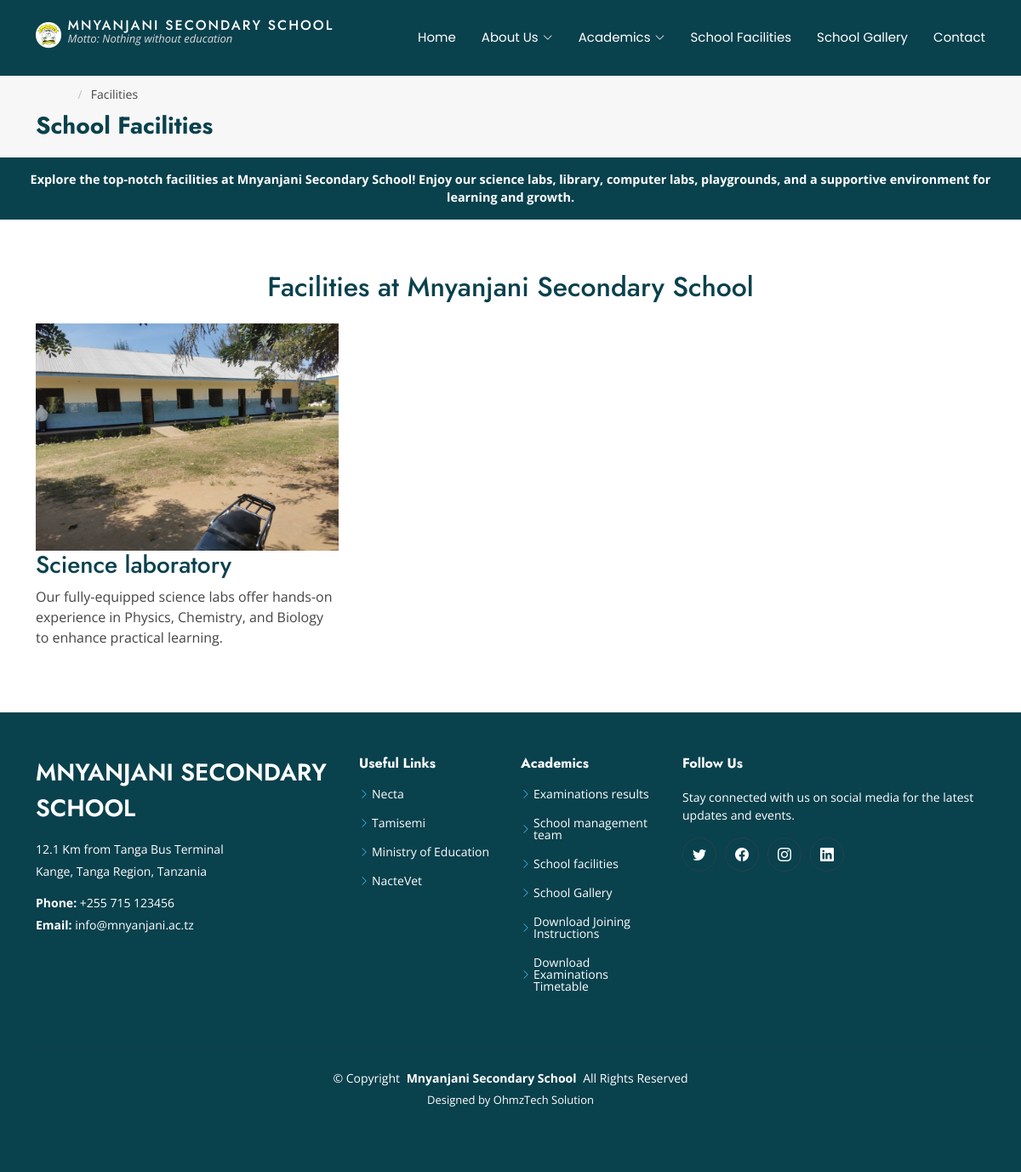
Screenshot of /school_facilities/ with the database file from the repository.
### mnyanjani/models.py (models this page shows, shortened)
class Facility(models.Model):
    name = models.CharField(max_length=100, verbose_name="Facility Name")
    description = models.TextField(verbose_name="Facility Description")
    image = models.ImageField(upload_to='facilities/', blank=True, null=True, verbose_name="Facility Image")

### mnyanjani/views.py (the view)
# urls.py: path('school_facilities/', views.school_facilities, name='school_facilities'),
def school_facilities(request):
    all_facilities = Facility.objects.all()
    return render(request, 'school_facilities.html', {'all_facilities': all_facilities})

### mnyanjani/templates/school_facilities.html
{% extends 'base.html' %}
{% load static %}
{% block content %}
<div class="page-title" data-aos="fade">
    <div class="container">
      <nav class="breadcrumbs">
        <ol>
          <li><a href="" style="padding-top: 90px;">Home</a></li>
          <li class="current"  style="padding-top: 80px;">Facilities</li>
        </ol>
      </nav>
      <h1  >School Facilities</h1>
    </div>
  </div>
<div style="background-color: #09414d; color: white; padding: 15px; text-align: center;">
  <marquee behavior="scroll" direction="left" scrollamount="6" style="font-size: 0.9em; font-weight: bold;" onmouseover="this.stop();" onmouseout="this.start();">
      Explore the top-notch facilities at Mnyanjani Secondary School! Enjoy our science labs, library, computer labs, playgrounds, and a supportive environment for learning and growth.
  </marquee>
</div>
    {% for fac in  all_facilities%}
  <section id="facilities-section" class="facilities-section section">
    <div class="container" data-aos="fade-up">
      <h2 class="text-center mb-4">Facilities at Mnyanjani Secondary School</h2>
      <div class="row gy-4">
        <div class="col-lg-4 col-md-6">
          <div class="facility-card" data-aos="zoom-in">
            <img src="{{fac.image.url}}" alt="Science Laboratory" class="img-fluid">
            <h3>{{fac.name}}</h3>
            <p>{{fac.description}}</p>
          </div>
        </div>
        {%endfor%}
      </div>
    </div>
  </section>
{% endblock content %}

### static/css/main.css (style rules this page uses)
:root { --default-font: "Open Sans", system-ui, -apple-system, "Segoe UI", Roboto, "Helvetica Neue", Arial, "Noto Sans", "Liberation Sans", sans-serif, "Apple Color Emoji", "Segoe UI Emoji", "Segoe UI Symbol", "Noto Color Emoji"; --heading-font: "Jost", sans-serif; --nav-font: "Poppins", sans-serif; }
:root { --background-color: #ffffff; --default-color: #444444; --heading-color: #09414d; --accent-color: #47b2e4; --contrast-color: #ffffff; }
:root { --nav-color: #ffffff; --nav-hover-color: #47b2e4; --nav-dropdown-background-color: #ffffff; --nav-dropdown-color: #444444; --nav-dropdown-hover-color: #47b2e4; }
:root { scroll-behavior: smooth; }
body { color: var(--default-color); background-color: var(--background-color); font-family: var(--default-font); }
a { color: var(--accent-color); text-decoration: none; transition: 0.3s; }
h1, h2, h3, h4, h5, h6 { color: var(--heading-color); font-family: var(--heading-font); }
.page-title { --background-color: color-mix(in srgb, var(--default-color), transparent 96%); color: var(--default-color); background-color: var(--background-color); padding: 20px 0; position: relative; }
.page-title h1 { font-size: 28px; font-weight: 700; margin: 0; }
.page-title .breadcrumbs ol { display: flex; flex-wrap: wrap; list-style: none; padding: 0 0 10px 0; margin: 0; font-size: 14px; }
.page-title .breadcrumbs ol li+li { padding-left: 10px; }
.page-title .breadcrumbs ol li+li::before { content: "/"; display: inline-block; padding-right: 10px; color: color-mix(in srgb, var(--default-color), transparent 70%); }
section, .section { color: var(--default-color); background-color: var(--background-color); padding: 60px 0; scroll-margin-top: 88px; overflow: clip; }

### rows the page displays
Facility: image (picture), name "Science laboratory", description "Our fully-equipped science labs offer hands-on experience in Physics, Chemistry, and Biology to enhance practical learning."
